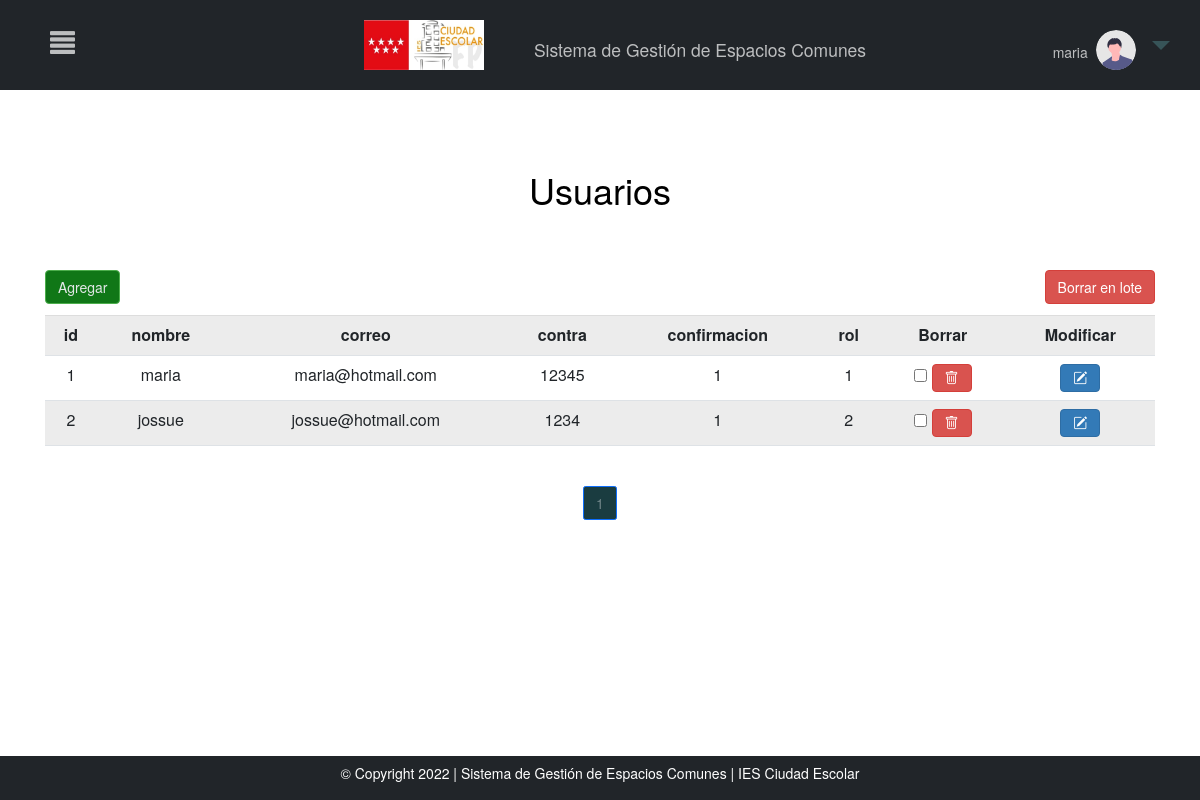
Before: /MVC_proyectofinal/inicio.php?c=crudUsuarios&page=1 (signed in) with the older database file.
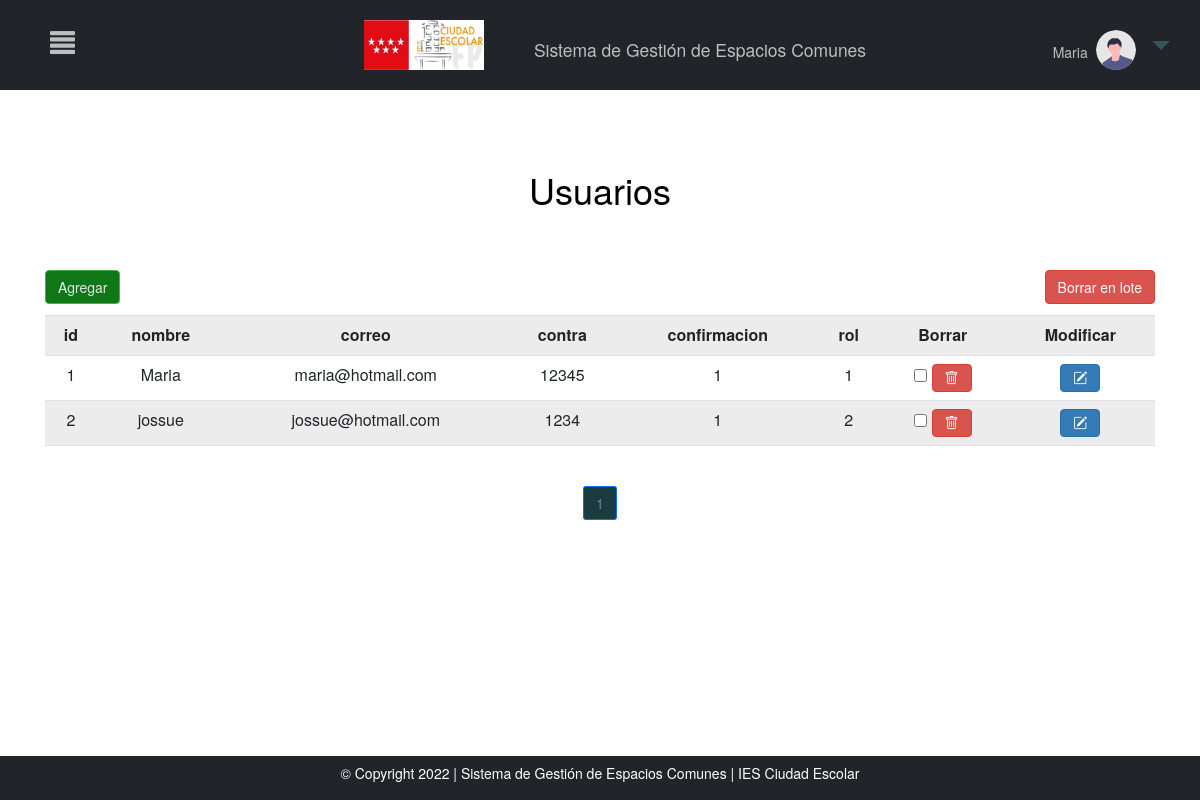
After: the same page with the newer database file.
### tables this page shows
CREATE TABLE `usuarios` (
  `id` int(11) UNSIGNED NOT NULL,
  `nombre` varchar(150) NOT NULL,
  `correo` varchar(150) NOT NULL,
  `contra` varchar(150) NOT NULL,
  `confirmacion` tinyint(1) NOT NULL,
  `rol` int(6) UNSIGNED NOT NULL
);

### MVC_proyectofinal/controller/controller.php (called while the page is built, shortened)
<?php
require_once ("models/crud.php");
class Control{
    function __construct()
    {
        $this->crud=new Crud();
    }
    function crudUsuarios(){
        include_once ("views/crudUsuarios.php");
    }
}
?>

### MVC_proyectofinal/models/conexion.php (called while the page is built)
<?php
class Conexion{
    public function conexion(){
        try{
            $conexion=new PDO("mysql:host=localhost;dbname=sgec","root","");
            $conexion->setAttribute(PDO::ATTR_ERRMODE,PDO::ERRMODE_EXCEPTION);
            return $conexion;
        }
        catch(PDOException $e){
            echo $e->getMessage();
            return null;
        }
    }
}
?>

### MVC_proyectofinal/models/crud.php (called while the page is built, shortened)
<?php
include("conexion.php");
class Crud extends Conexion{
    private $conexion;
    function __construct()
    {
        $this->conexion=parent::conexion();
    }
    function crudUsuarios($opc,$iteams_pagina=null,$offset=null){
        if($opc==1){
            $sql="SELECT count(*) FROM usuarios";
            $consulta=$this->conexion->prepare($sql);
            $consulta->execute();
            $count=$consulta->fetch(PDO::FETCH_NUM);
            return $count;
        }
        elseif($opc==2){
            $sql="SELECT * FROM usuarios ORDER BY id ASC LIMIT ".$iteams_pagina." OFFSET ".$offset."";
            $consulta=$this->conexion->prepare($sql);
            $consulta->execute();
            $consult=$consulta->fetchAll(PDO::FETCH_ASSOC);
            $keys=array_keys($consult[0]);
            return array($consult,$keys);
        }
    }
}
?>

### MVC_proyectofinal/views/crudUsuarios.php (the view, shortened to what the changed rows need)
<html lang="en">
<head>
<link rel="stylesheet" href="https://cdn.jsdelivr.net/npm/bootstrap-icons@1.8.1/font/bootstrap-icons.css">
<link rel="stylesheet" href="libs/bootstrap-5.1.3-dist/css/bootstrap.min.css">
</head>
<body>
<?php include "menu.php";
$count=$this->crud->crudUsuarios(1);
if($count[0]==0){
    echo '
    <div class="row >
    <div class="col-md-12 ">
    <h1 class="display-3"> No se han creado Usuarios aún</h1>';
    echo "<a href='?c=crudUsuarios&page=".$_GET['page']."&crear=1'><button name='crear'  class='btn btn-success'> Agregar</button></a>
    ";
    if(isset($_GET["crear"])){
        if(isset($_SESSION['vacio'])){
            echo $_SESSION['vacio'];
            unset($_SESSION['vacio']);
        }
        echo "<div style='    width: 100%;
        display: flex;
        align-items: center;
        justify-content: center;
        align-content: center;'><form action='?c=crearUsuarios&pag=".$_GET['page']."' method='post' > <table class='table table-striped bg-white ' style='margin-top:2%'>";
                echo '<tr>';
                echo '<th> id</th>';
                echo '<th> nombre</th>';
                echo '<th> correo</th>';
                echo '<th> contra</th>';
                echo '<th> confirmacion</th>';
                echo '<th> rol</th>';
                echo '</tr>';
                echo '<tr>';
                echo "<td><input type='number' name='dato[]' style='width:210px'></input></td>";
                echo "<td><input type='text' name='dato[]' style='width:220px'></input></td>";
                echo "<td><input type='text' name='dato[]' style='width:220px'></input></td>";
                echo "<td><input type='text' name='dato[]' style='width:80px'></input></td>";
                echo "<td><input type='number' name='dato[]' style='width:50px'></input></td>";
                echo "<td><input type='number' name='dato[]' style='width:50px'></input></td>";
                echo '</tr>';
                echo "</table>";
        echo "<input class='btn btn-primary'  type='submit'  name='agregar-ult' value='Crear'>  </input>";
        echo "<input  class='btn btn-danger'type='submit'  name='cancelar' value='Cancelar'></input>";
        echo "</form></div>";
    }
    echo '</div>
    </div>
    </div>';
}
else{
$iteams_pagina=3;
$total_pages=ceil($count[0]/$iteams_pagina);
$page=0;
if(isset($_GET["page"]) && !empty($_GET["page"])){
    $page=$_GET["page"];
}else{
    $page=1;
}
$offset=($page-1) * $iteams_pagina;
$result=$this->crud->crudUsuarios(2,$iteams_pagina,$offset);
?>
<div class="row" style="margin-top:5%">
                <div class="col-md-12 ">
                <h1 style="color:black; text-align:center; margin-bottom:0%; background-color:white" >Usuarios</h1>
<?php
       echo '<div class="container" style="margin-top:60px;">
       <div class="row">
                       <div class="col-md-12 ">';
        echo "<a href='?c=crudUsuarios&page=".$_GET['page']."&crear=1'><button name='crear'  class='btn btn-success'> Agregar</button></a>  ";
       echo                    '<table class="table table-striped bg-white table-hover" style="text-align: center; margin-top:1%">';
        echo "<tr >";
        foreach($result[1] as $indice){
            echo "<th>".$indice."</th>";
        }
        echo "<th>Borrar</th>";
        echo "<th>Modificar</th>";
        echo "</tr>";
        ?>
<form action="?c=borrarUsuarios&pag=<?php echo $_GET["page"]?>" method="post">
<input type='submit' name='borrar' value='Borrar en lote' class='btn btn-danger' style='float:right;' >
<?php
        foreach($result[0] as $indice=>$dato){
            foreach($dato as $x=>$y){
                echo "<td>".$y."</td>";
            }
            ?>
            <td><input type="checkbox" name="eliminar[]" value="<?php echo $dato["id"]?>">
            <a class="btn btn-danger"  href="?c=borrarUsuarios&id=<?php echo $dato["id"] ?>&pag=<?php echo $_GET["page"]?>"><i class="bi bi-trash"></i></a>
            </td>
            <td><button  title="Modificar" class="btn btn-primary" name="modificar" value="<?php echo $dato["id"] ?>"> <i class="bi bi-pencil-square"></i></button></td>
            <?php
            }
  ?>
           </table>
        </div>
 <?php
echo "<br>";
?>
<nav aria-label="..." class="contenedor-paginador" >
  <ul class="pagination pagination-mg justify-content-center">
<?php
for($i=1;$i<=$total_pages;$i++){
    if($i==$page){
        echo "<li class='page-item active'><a class='page-link'>".$i."</a></li>";
    }else{
        echo "<li class='page-item'><a class='page-link' href='?c=crudUsuarios&page=$i'>$i</a></li>";
    }
}
}
?>
  </ul>
</nav>
</body>
</html>

### MVC_proyectofinal/views/menu.php (shortened to what the changed rows need)
<!DOCTYPE html>
<html lang="en">
<head>
<link rel="stylesheet" href="https://cdn.jsdelivr.net/npm/bootstrap-icons@1.8.1/font/bootstrap-icons.css">
<link href="https://cdn.jsdelivr.net/npm/bootstrap@5.1.3/dist/css/bootstrap.min.css" rel="stylesheet">
    <link rel="stylesheet" href="libs/bootstrap-5.1.3-dist/css/bootstrap.min.css">
    <link rel="stylesheet" href="libs/css/estilos.css">
<link rel="stylesheet" href="https://maxcdn.bootstrapcdn.com/bootstrap/3.3.7/css/bootstrap.min.css">
</head>
<body>
<div class="nav">
<span onclick="openNav()" class="menu">
<span class="glyphicon glyphicon-align-justify"></span>
</span>
<div class="cabecera-todo">
    <a class="logoEnlace" href="https://www.educa2.madrid.org/web/centro.ies.ciudadescolar.madrid" target="_blank"><img class="logo" src="libs/img/logo_ciudadescolar.jpg"></a>
    <h3 class="cabecera">Sistema de Gestión de Espacios Comunes</h3>
</div>
<li class="nav-item dropdown no-arrow">
        <a class="nav-link dropdown-toggle" href="#" id="userDropdown" role="button"
            data-toggle="dropdown" aria-haspopup="true" aria-expanded="false">
            <h5 style="color: rgba(255, 255, 255, 0.7); display:inline-block" ><?php echo $_SESSION['nombre'];?></h5>
            <img class="img-profile rounded-circle" style="width:40px"
                src="libs/img/undraw_profile.svg">
        </a>
    </li>
</div>
   <div class="footer">
       <p>© Copyright 2022 | Sistema de Gestión de Espacios Comunes | IES Ciudad Escolar</p>
</div>
</body>
</html>

Changed rows visible on the page:
changed usuarios "maria@hotmail.com": nombre "maria" → "Maria"
Other visible differences:
$_SESSION['nombre']: "maria" → "Maria"
